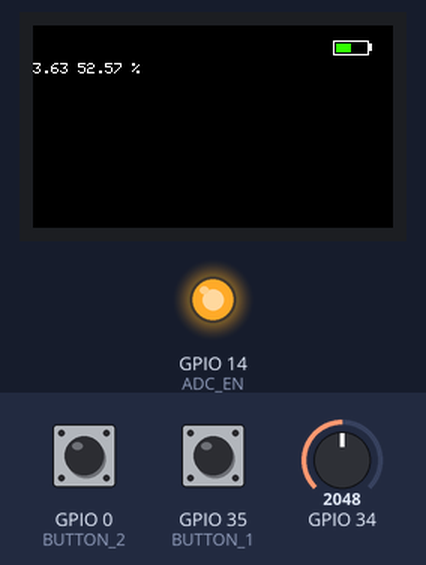
Recording of a program running on a simulated ESP32. Shown: 240×135 colour display, output pins drawn as LEDs (lit = HIGH). The inputs (shaded band) are chosen by the test bench; at power-on: GPIO 34 = 2048, GPIO 0 (BUTTON_2) HIGH, GPIO 35 (BUTTON_1) HIGH. Pins used as bus, display or sensor lines are not drawn; what the program prints to the serial monitor is not drawn. At 9.4 s the program puts the board to deep sleep or switches it off; the recording ends there.

Above: at 1.3 s.
1.4 s: GPIO 34 set to 2044
At 3.3 s:
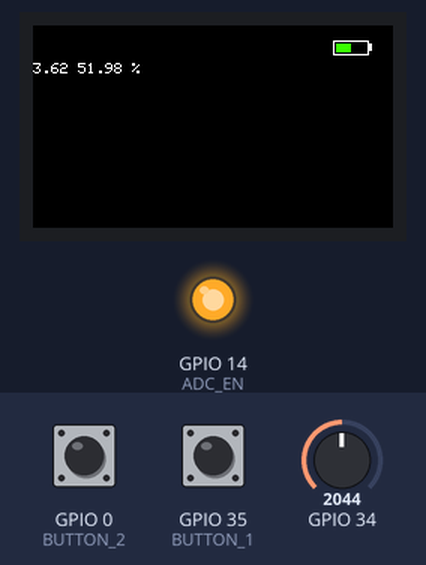
3.6 s: GPIO 34 set to 1228
At 5.3 s:
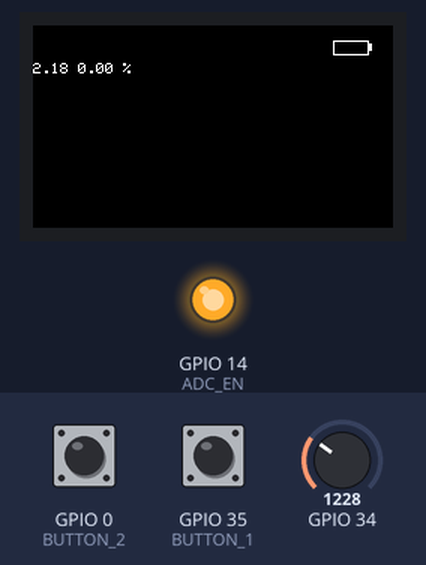
5.6 s: GPIO 34 set to 491
At 7.0 s:
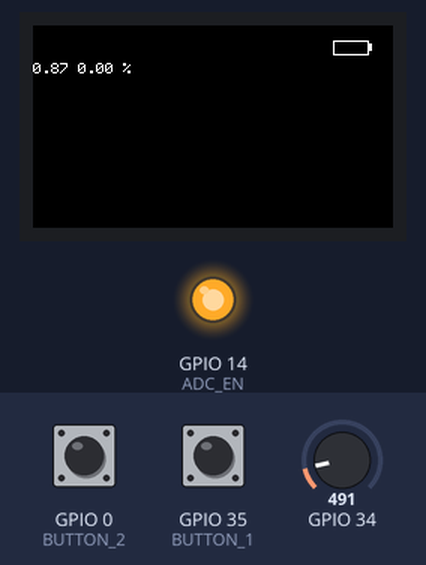
7.7 s: GPIO 0 (BUTTON_2) pulled LOW for 3.2 s
Timing chart, 0 to 9.4 s (numbered marks = the images above; inputs shaded):
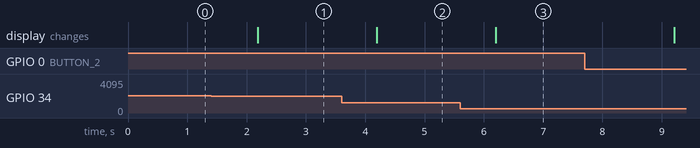

Measured:
- the behaviour switches between 2045 and 2044 on GPIO 34 (found by bisection; images 0 and 1)
- after the input at 1.4 s, the display: changes after 0.79 s (image 1)
- after the input at 3.6 s, the display: changes after 0.60 s (image 2)
- after the input at 5.6 s, the display: changes after 0.60 s (image 3)

The program:

main.cpp
```cpp
#include <Arduino.h>
#include <Button2.h>
#include "Config.h"
#include "BatteryManager.h"
#include "PowerManager.h"
#include <UI.h>

UI GUI;
Button2 btn1(BUTTON_1);
Button2 btn2(BUTTON_2);

BatteryManager batteryManager;
PowerManager powerManager;
int btnClick = false;

void button_init() {
    btn1.setLongClickHandler([](Button2 & b) {
        btnClick = false;
    });

    btn1.setPressedHandler([](Button2 & b) {
        btnClick = true;
    });

    btn2.setPressedHandler([](Button2 & b) {
        btnClick = false;
        powerManager.enterDeepSleep();
    });
}

void button_loop() {
    btn1.loop();
    btn2.loop();
}

void setup() {
    Serial.begin(115200);

    pinMode(ADC_EN, OUTPUT);
    digitalWrite(ADC_EN, HIGH);

    if (TFT_BL > 0) {
        pinMode(TFT_BL, OUTPUT);
        digitalWrite(TFT_BL, HIGH);
    }

    button_init();

    Serial.println("Setup completato. Inizio monitoraggio della batteria...");
}

void loop() {

    batteryManager.sampleVoltage();
    batteryManager.checkBatteryHealth();
    float voltage = batteryManager.getVoltage();
    GUI.ShowText(0, 25, String(voltage) + " " + String(batteryManager.batteryPercentage(voltage)) + " %");
    GUI.DrawBatteryIcon(200, 10, (int)batteryManager.batteryPercentage(voltage), 24, 10);
    delay(1000);


    button_loop();
}
```

Config.h
```cpp
#ifndef CONFIG_H
#define CONFIG_H

#include <Arduino.h>

// Pin definitions
#define TOUCH_CS 21
#define BUTTON_1 35
#define BUTTON_2 0
#define TFT_BL 4
#define ADC_EN 14

// Display power commands
#ifndef TFT_DISPOFF
#define TFT_DISPOFF 0x28
#endif

#ifndef TFT_SLPIN
#define TFT_SLPIN 0x10
#endif

// Frame and button sizes
#define FRAME_X 0
#define FRAME_Y 0
#define FRAME_W 220
#define FRAME_H 110
#define REDBUTTON_X FRAME_X
#define REDBUTTON_Y FRAME_Y
#define REDBUTTON_W (FRAME_W / 2)
#define REDBUTTON_H FRAME_H
#define GREENBUTTON_X (REDBUTTON_X + REDBUTTON_W)
#define GREENBUTTON_Y FRAME_Y
#define GREENBUTTON_W (FRAME_W / 2)
#define GREENBUTTON_H FRAME_H

// Other constants
#define BLACK_SPOT

#endif // CONFIG_H
```
